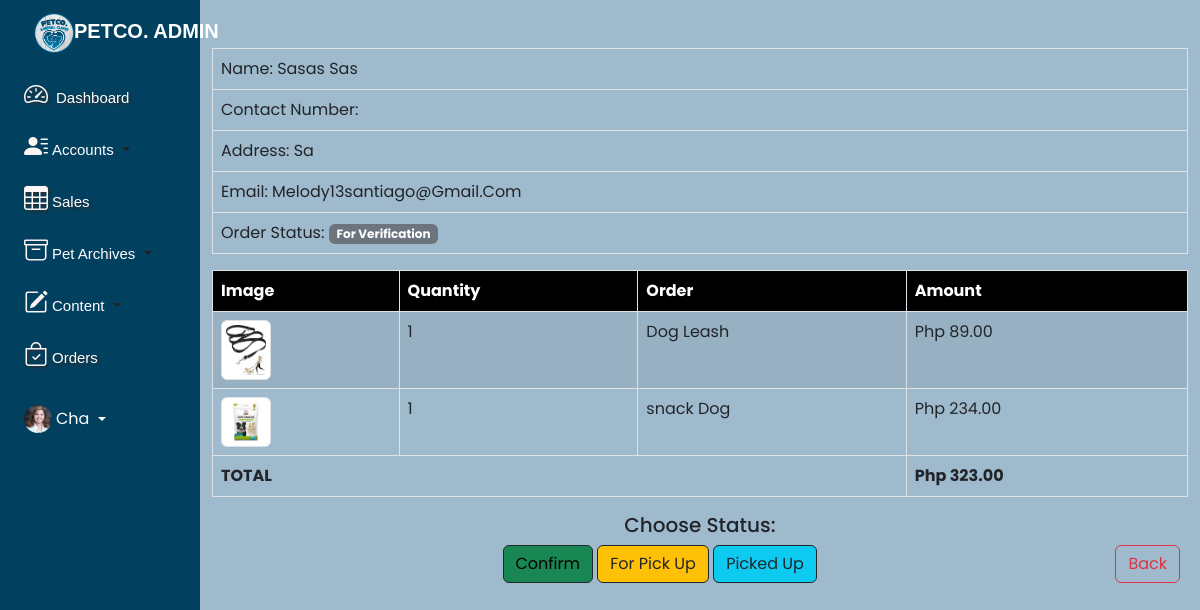
The page /admin-view-orders.php?id=342 on the database its author committed.
### tables this page shows
CREATE TABLE `order` (
  `id` int(11) NOT NULL,
  `order_user_id` int(11) NOT NULL,
  `first_name` varchar(255) NOT NULL,
  `last_name` varchar(255) NOT NULL,
  `contact` varchar(255) NOT NULL,
  `email` varchar(255) NOT NULL,
  `address` varchar(255) NOT NULL,
  `payment_method` varchar(255) NOT NULL,
  `order_status` varchar(255) NOT NULL,
  `orderdate` datetime NOT NULL
);

CREATE TABLE `order_list` (
  `id` int(30) NOT NULL,
  `order_id` int(30) NOT NULL,
  `product_id` int(30) NOT NULL,
  `qty` int(30) NOT NULL,
  `product_price` int(30) NOT NULL,
  `user_id` varchar(255) NOT NULL
);

CREATE TABLE `admin_menu` (
  `Menu_id` int(11) NOT NULL,
  `Menu_name` varchar(255) NOT NULL,
  `Menu_description` varchar(255) NOT NULL,
  `Menu_price` double NOT NULL,
  `Menu_category` varchar(255) NOT NULL,
  `Menu_dir` varchar(255) NOT NULL,
  `Menu_filename` varchar(255) NOT NULL
);

### admin-view-orders.php (the view, shortened to what this page needs)
<?php require_once "controllerUserData.php";
     require('php/connection.php');
?>
<!DOCTYPE html>
<html lang="en">
<head>
    <link href="https://cdn.jsdelivr.net/npm/bootstrap@5.2.0-beta1/dist/css/bootstrap.min.css" rel="stylesheet"
>
    <link rel="stylesheet" href="css/admin.css">
    <link rel="stylesheet" href="https://cdn.jsdelivr.net/npm/bootstrap-icons@1.3.0/font/bootstrap-icons.css">
</head>
<body style="background:  #9FBACD;">
<div class="nav-bar container-fluid overflow-hidden">
    <div class="row vh-100 overflow-auto">
        <div class="col-12 col-sm-3 col-xl-2 px-sm-2 px-0 d-flexs sticky-top">
            <div
                class="d-flex flex-sm-column flex-row flex-grow-1 align-items-center align-items-sm-start px-3 pt-2 text-white">
                <a href="/"
                    class="navbar-brand d-flex align-items-center pb-3 mb-md-0 me-md-auto text-white text-decoration-none"><img
                        src="asset/logopet.png" alt="Saint Jude Logo"
                        style="width: 50px; padding-left: 10px; padding-top: 5px;">
                    <span class="navbar-brand">PETCO. ADMIN</span>
                </a>
                <ul class="nav nav-pills flex-sm-column flex-row flex-nowrap flex-shrink-1 flex-sm-grow-0 flex-grow-1 mb-sm-auto mb-0 justify-content-center align-items-center align-items-sm-start"
                    id="menu">
                    <li class="nav-item">
                        <a href="#" class="nav-link align-middle px-0">
                            <i class="fs-4 bi-speedometer2"></i> <span
                                class="ms-1 d-none d-sm-inline">Dashboard</span>
                        </a>
                    </li>
                    <li class="dropdown">
                        <a href="#" class="nav-link dropdown-toggle px-sm-0 px-1" id="dropdown"
                            data-bs-toggle="dropdown" aria-expanded="false">
                            <i class="fs-4 bi-person-lines-fill"></i><span
                                class="ms-1 d-none d-sm-inline">Accounts</span>
                        </a>
                    </li>
                    <li class="nav-item">
                        <a href="#" class="nav-link px-sm-0 px-2">
                            <i class="fs-4 bi-table"></i><span class="ms-1 d-none d-sm-inline">Sales</span></a>
                    </li>
                    <li class="dropdown">
                        <a href="#" class="nav-link dropdown-toggle px-sm-0 px-1" id="dropdown"
                            data-bs-toggle="dropdown" aria-expanded="false">
                            <i class="fs-4 bi-archive"></i><span class="ms-1 d-none d-sm-inline">Pet Archives</span>
                        </a>
                    </li>
                    <li class="dropdown">
                        <a href="#" class="nav-link dropdown-toggle px-sm-0 px-1" id="dropdown"
                            data-bs-toggle="dropdown" aria-expanded="false">
                            <i class="fs-4 bi-pencil-square"></i><span
                                class="ms-1 d-none d-sm-inline">Content</span>
                        </a>
                    </li>
                    <li class="nav-item">
                        <a href="admin-orders.php" class="nav-link px-sm-0 px-2">
                            <i class="fs-4 bi-bag-check"></i><span class="ms-1 d-none d-sm-inline">Orders</span>
                        </a>
                    </li>
                </ul>
                <div class="dropdown py-sm-4 mt-sm-auto ms-auto ms-sm-0 flex-shrink-1">
                    <a href="#" class="d-flex align-items-center text-white text-decoration-none dropdown-toggle"
                        id="dropdownUser1" data-bs-toggle="dropdown" aria-expanded="false">
                        <img src="asset/cha.jpg" alt="Admin" width="28" height="28"
                            class="rounded-circle">
                        <span class="d-none d-sm-inline mx-1">Cha</span>
                    </a>
                </div>
            </div>
        </div>
        <div class="col-auto col-md-9 col-sm-9 col-xl-10 mt-5 body">
            <table class="table  table-bordered">
                <?php
                    $select_user = mysqli_query($con, "SELECT * FROM `order` WHERE id = ".$_GET['id']);
                    if(mysqli_num_rows($select_user) > 0){
                    $fetch_user = mysqli_fetch_assoc($select_user);
                    };
                ?>
                <tbody>
                    <div >
                        <tr  class="col-5">
                            <td class="text-capitalize " col-5> Name:
                                <?php echo $fetch_user['first_name']." ". $fetch_user['last_name']; ?></td>
                        </tr>
                        <tr class="col-5">
                            <td class="text-capitalize col col-5"> Contact Number:
                                <?php echo $fetch_user['contact'] ?> </td>
                        </tr>
                        <tr class="col-5">
                            <td class="text-capitalize col-5 justify-content">Address:
                                <?php echo $fetch_user['address'] ?>
                            </td>
                        </tr>
                        <tr class="col-5">
                            <td class="text-capitalize col-5 justify-content">Email:
                                <?php echo $fetch_user['email'] ?>
                            </td>
                        </tr>
                        <tr class="col-5">
                            <?php if($fetch_user['order_status'] == 'confirmed'): ?>
                            <td class=" col-5">
                                <div class="col">
                                <span class="col"> Order Status: </span> <span class="badge badge-success bg-success "> Confirmed</span>
                                    <input type="hidden" value="<?php echo $fetch_user['order_status'] ?>"
                                        name="update_status">
                                    <input type="hidden" value="<?php echo $fetch_user['order_user_id'] ?>"
                                        name="update_status_id">
                                </div>
                            </td>
                        </tr>
                        <tr class="col-5">
                            <?php else: ?>
                            <td class=" ">
                                <div class="col">
                                        Order Status: <span class="badge badge-success bg-secondary"> For
                                            Verification</span></div>
                            </td>
                        </tr>
                        <?php endif; ?>
            </table>
            <form action=" " method="post">
                <table class="table table-striped table table-bordered">
                    <thead style="background: black; color: white;">
                        <tr>
                            <th>Image</th>
                            <th>Quantity</th>
                            <th>Order</th>
                            <th>Amount</th>
                        </tr>
                    </thead>
                    <tbody>
                        <?php
                                        $select_cart = mysqli_query($con, "SELECT * FROM order_list o inner join admin_menu p on menu_id = product_id  where order_id =".$_GET['id']);
                                        $total = 0;
                                    while($row=$select_cart->fetch_assoc()):
                                        $total += $row['qty'] * $row['product_price'];
                                                ?>
                        <tr>
                            <td><img src=" asset/menu/<?php echo $row['Menu_filename']; ?> "
                                    class="zoom img-thumbnail img-responsive images_menu" height="50" width="50"></td>
                            <td><?php echo $row['qty'] ?></td>
                            <td><?php echo $row['Menu_name'] ?></td>
                            <td>Php <?php echo number_Format($row['Menu_price'],2 )?></td>
                        </tr>
                        <?php endwhile; ?>
                        <tr>
                            <th colspan="3" class="text-right">TOTAL</th>
                            <th>Php <?php echo number_format($total,2) ?></th>
                        </tr>
        </div>
        <div class="text-center">
            <h5>Choose Status:</h5>
            <button  class="btn btn-warning bg-success border border-dark " type="submit" name="confirmed">Confirm</a></button>
            <button class="btn bg-warning border border-dark  " type="submit" name="pickup">For Pick Up</a></button>
            <button class="btn bg-info border border-dark " type="submit" name="pickedup">Picked Up</a></button>
            <a href="admin-orders.php"><span class="btn btn-outline-danger mx-2 float-end">Back</span></a>
        </div>
    </div>
</div>
</body>
</html>

### css/admin.css (style rules this page uses)
* { margin: 0; padding: 0; box-sizing: border-box; font-family: 'Poppins', sans-serif; }
.d-flexs { background: #02405f; }
.nav-bar { background: #9FBACD; border-bottom: 2px solid white; }
.navbar-brand { font-family: 'Gothic A1', sans-serif; font-size: 20px; font-weight: bold; }
.nav-item { font-family: 'Gothic A1', sans-serif; font-size: 15px; text-shadow: 2px 2px 2px rgba(49, 44, 44, 0.767); }
a:link { color: rgb(32, 33, 32); }
.ms-1 { border-block: 50px; font-family: 'Gothic A1', sans-serif; font-size: 15px; color: white }
.fs-4 { color: rgb(255, 247, 247) }

### rows shown on the page
order: first_name "Sasas", last_name "Sas", address "Sa", email "Melody13santiago@gmail.com"
order_list: admin_menu.Menu_filename (picture), qty "1", admin_menu.Menu_name "Dog Leash", admin_menu.Menu_price "89.00"
order_list: admin_menu.Menu_filename (picture), qty "1", admin_menu.Menu_name "snack Dog", admin_menu.Menu_price "234.00"

### other values the page prints
$total "323.00"
